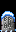

A 2D game scene composited from a Tiled map and its tileset images. What follows is a short description and the map's XML, with every tile layer's data as written:
An orthogonal 1x2 tile map with 16x16 px tiles, 3 tile layers (Back, Buildings, Front) and 1 object (TileData).

<map version="1.4" tiledversion="1.4.2" orientation="orthogonal" renderorder="right-down" width="1" height="2" tilewidth="16" tileheight="16" infinite="0" nextlayerid="5" nextobjectid="2">
  <tileset firstgid="1" name="z_blinxxy.MuseArt_TessBramStone" tilewidth="16" tileheight="16" tilecount="4" columns="1">
    <image source="tess/bram_stone.png" width="16" height="64" />
  </tileset>
  <layer id="1" name="Back" width="1" height="2">
    <data encoding="csv">
0,
0
</data>
  </layer>
  <layer id="2" name="Buildings" width="1" height="2">
    <data encoding="csv">
0,
4
</data>
  </layer>
  <layer id="3" name="Front" width="1" height="2">
    <data encoding="csv">
3,
0
</data>
  </layer>
  <objectgroup id="4" name="Buildings">
    <object id="1" name="TileData" x="0" y="16" width="16" height="16">
      <properties>
        <property name="Action" type="string" value="blinxxy.MuseArt_Grave bram" />
      </properties>
    </object>
  </objectgroup>
</map>
